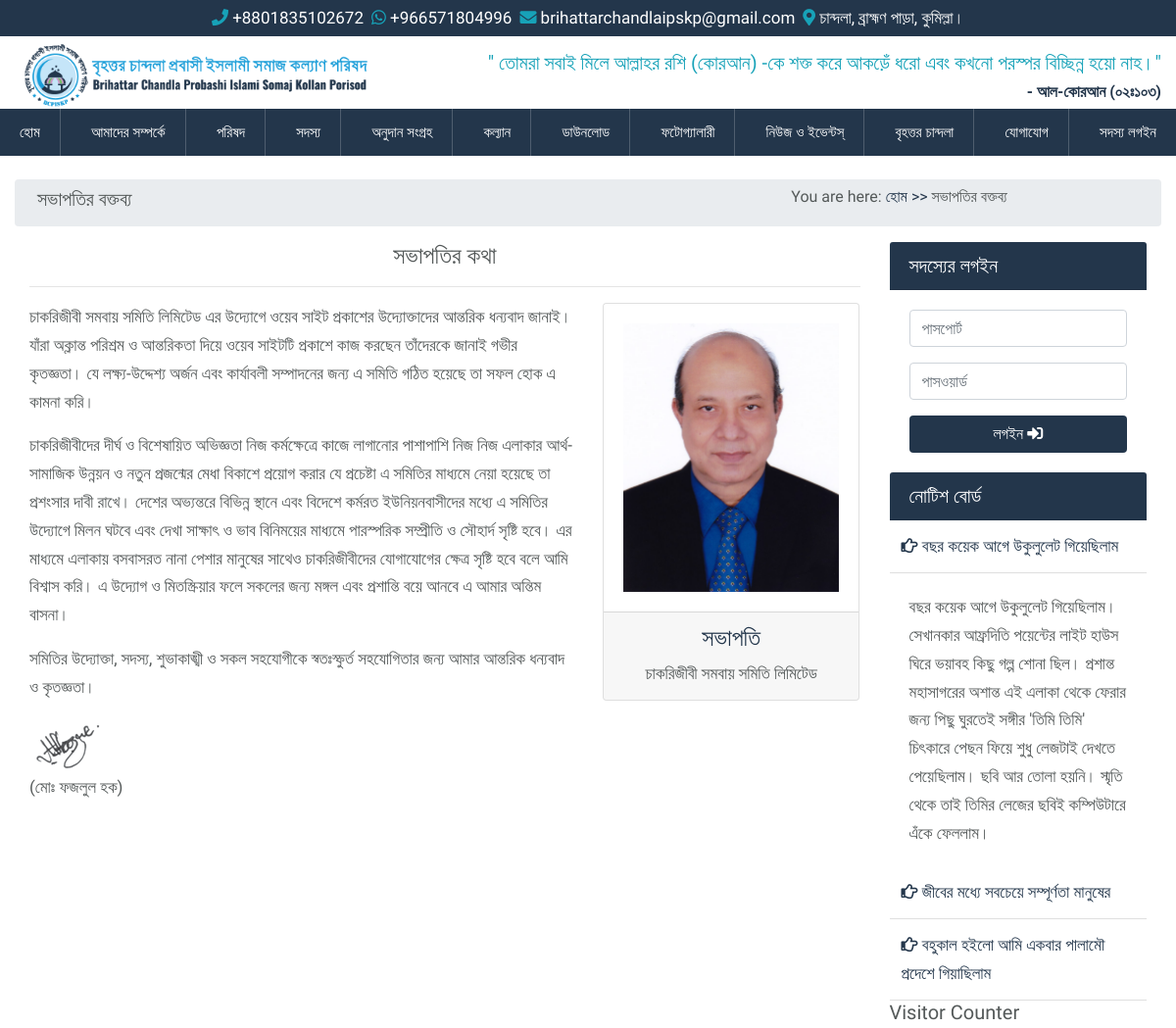
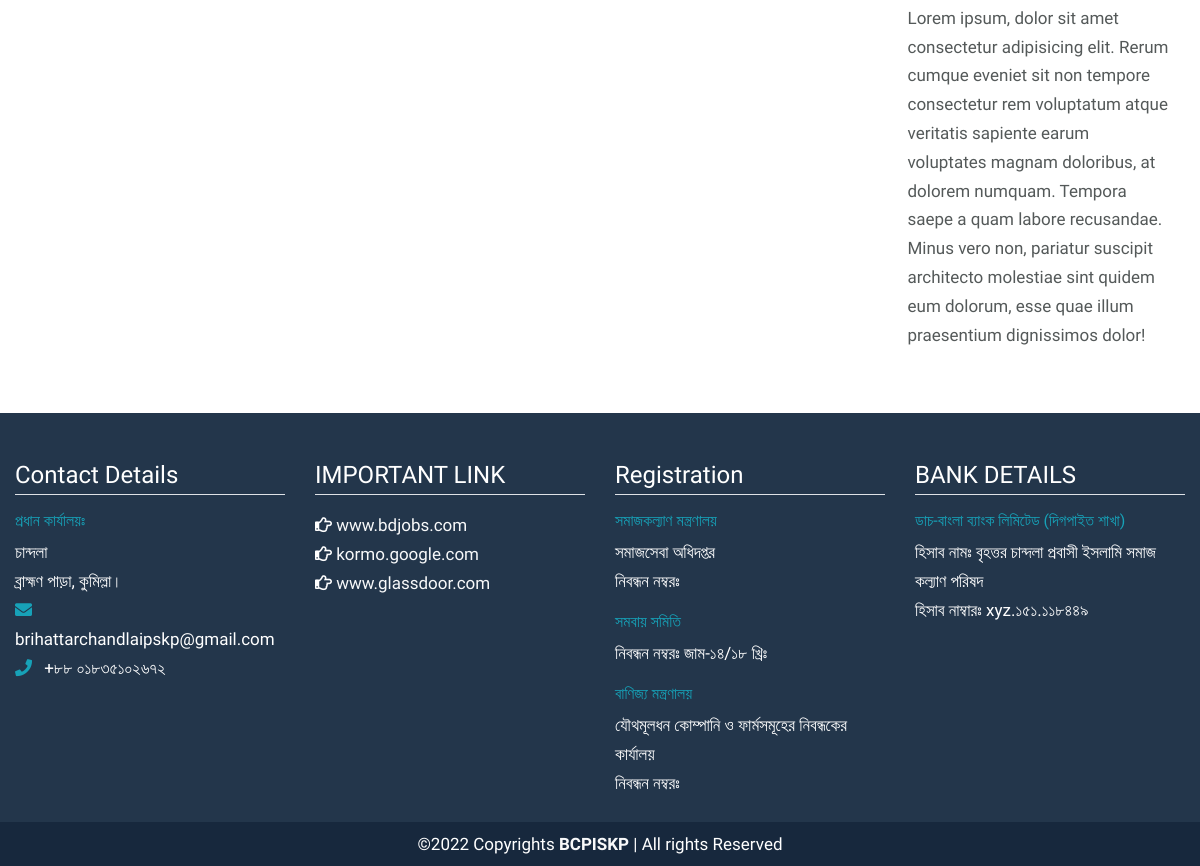
The app's page /president-speech with its own data (2 pictures, top to bottom).
### src/models.py (models this page shows, shortened)
class Notice(models.Model):
    title = models.CharField(max_length=255, blank=True, null=True)
    description = models.TextField(null=True, blank=True)
    is_active = models.BooleanField(default=True, blank=True, null=True)
    created_at = models.DateTimeField(auto_now_add=True)
    updated_at = models.DateTimeField(auto_now=True)

### src/views.py (the view)
# urls.py: path("president-speech", president_speech, name="president_speech"),
def president_speech(request):
    context = {}
    return render(request, "pages/about-us/president_speech.html", context)

### src/context_processors.py (called while the page is built)
def get_notice(request):
    notices = Notice.objects.filter(is_active=True).order_by("-id")
    return {"notices": notices}

### templates/pages/about-us/president_speech.html (shortened to what this page needs)
{% extends 'base.html' %}
{% load static %}
{% block content %}
<div class="container-fluid">
    <div class="row breadcrumb p-2">
        <div class="col-md-8">
            <h5>সভাপতির বক্তব্য</h5>
        </div>
        <div class="col-md-4">
            <h6>You are here: <a href="{% url 'home' %}">হোম >></a> সভাপতির বক্তব্য</h6>
        </div>
    </div>
    <div class="row">
        <div class="intro-main col-md-9">
            <h4 class="text-center">সভাপতির কথা</h4>
            <hr>
            <div class="row">
                <div class="col-md-8">
                    <p>
                        চাকরিজীবী সমবায় সমিতি লিমিটেড এর উদ্যোগে ওয়েব সাইট প্রকাশের উদ্যোক্তাদের আন্তরিক ধন্যবাদ জানাই।
                        যাঁরা
                        অক্লান্ত পরিশ্রম ও আন্তরিকতা দিয়ে ওয়েব সাইটটি প্রকাশে কাজ করছেন তাঁদেরকে জানাই গভীর কৃতজ্ঞতা। যে
                        লক্ষ্য-উদ্দেশ্য অর্জন এবং কার্যাবলী সম্পাদনের জন্য এ সমিতি গঠিত হয়েছে তা সফল হোক এ কামনা করি।
                    </p>
                    <p>
                        চাকরিজীবীদের দীর্ঘ ও বিশেষায়িত অভিজ্ঞতা নিজ কর্মক্ষেত্রে কাজে লাগানোর পাশাপাশি নিজ নিজ এলাকার
                        আর্থ-সামাজিক উন্নয়ন ও নতুন প্রজন্মের মেধা বিকাশে প্রয়োগ করার যে প্রচেষ্টা এ সমিতির মাধ্যমে নেয়া
                        হয়েছে তা
                        প্রশংসার দাবী রাখে। দেশের অভ্যন্তরে বিভিন্ন স্থানে এবং বিদেশে কর্মরত ইউনিয়নবাসীদের মধ্যে এ
                        সমিতির
                        উদ্যোগে মিলন ঘটবে এবং দেখা সাক্ষাৎ ও ভাব বিনিময়ের মাধ্যমে পারস্পরিক সম্প্রীতি ও সৌহার্দ সৃষ্টি
                        হবে। এর
                        মাধ্যমে এলাকায় বসবাসরত নানা পেশার মানুষের সাথেও চাকরিজীবীদের যোগাযোগের ক্ষেত্র সৃষ্টি হবে বলে
                        আমি
                        বিশ্বাস করি। এ উদ্যোগ ও মিতস্ক্রিয়ার ফলে সকলের জন্য মঙ্গল এবং প্রশান্তি বয়ে আনবে এ আমার অন্তিম
                        বাসনা।
                    </p>
                    <p>
                        সমিতির উদ্যোক্তা, সদস্য, শুভাকাঙ্খী ও সকল সহযোগীকে স্বতঃস্ফুর্ত সহযোগিতার জন্য আমার আন্তরিক
                        ধন্যবাদ ও
                        কৃতজ্ঞতা।
                    </p>
                    <img src="{% static 'img/presidents_sign.png' %}" alt="মোঃ ফজলুল হক">
                    <p>(মোঃ ফজলুল হক)</p>
                </div>
                <div class="col-md-4">
                    <div class="card">
                        <div class="card-body">
                            <img class="img-fluid" src="{% static 'img/president.jpg' %}" alt="মোঃ ফজলুল হক">
                        </div>
                        <div class="card-footer text-center">
                            <h4 class="text-blue">সভাপতি</h4>
                            চাকরিজীবী সমবায় সমিতি লিমিটেড
                        </div>
                    </div>
                </div>
            </div>
        </div>
        <div class="intro-right col-md-3">
            <div class="member-login">
                {% include "snippets/member_login.html" %}
            </div>
            <div class="notice-board">
                {% include "snippets/notice_board.html" %}
            </div>
            <div class="visitor-count">
                {% include "snippets/visitor_count.html" %}
            </div>
        </div>
    </div>
</div>
{% endblock content %}

### templates/snippets/notice_board.html
<div class="card border-0">
  <h5 class="card-header bg-blue">নোটিশ বোর্ড</h5>
  <div class="card-body p-0 accordion" id="accordionExample">
    {% for notice in notices %}
    <div class="card border-0">
      <div class="card-header p-1 bg-white" id="heading{{notice.id}}">
        <a href="" class="px-2 py-2 d-block" type="button" data-toggle="collapse" data-target="#collapse{{notice.id}}"
          aria-expanded="true" aria-controls="collapseOne">
          <i class="far fa-hand-point-right"></i> {{notice.title}}
        </a>
      </div>
      <div id="collapse{{notice.id}}" class="collapse {% if forloop.counter0 == 0 %} show {% endif %}"
        aria-labelledby="heading{{notice.id}}" data-parent="#accordionExample">
        <div class="card-body">
          {{notice.description}}
        </div>
      </div>
    </div>
    {% endfor %}
  </div>
</div>

### static/css/style_backup.css (style rules this page uses)
body { margin: 0; padding: 0; font-family: 'Baloo Da 2', cursive; font-size: 17px; line-height: 1.8rem; color: #545959; }

### static/css/main.css (style rules this page uses)
:root { --mainColor: #23364B; --darkBlue: #17283d; }
.bg-blue { color: #fff; background-color: var(--mainColor); }
.text-blue { color: var(--mainColor); }

### records on screen
Notice: title "বছর কয়েক আগে উকুলুলেট গিয়েছিলাম", description "বছর কয়েক আগে উকুলুলেট গিয়েছিলাম। সেখানকার আফ্রদিতি পয়েন্টের লাইট হাউস ঘিরে ভয়াবহ কিছু গল্প শোনা ছিল। প্রশান্ত মহাসাগরের অশান্ত এই এলাকা থেকে ফেরার জন্য পিছু ঘুরতেই সঙ্গীর 'তিমি তিমি' চিৎকারে পেছন ফিয়ে শুধু লেজটাই দেখতে পেয়েছিলাম। ছবি আর তোলা হয়নি। স্মৃতি থেকে তাই তিমির লেজের ছবিই কম্পিউটারে এঁকে ফেললাম।"
Notice: title "জীবের মধ্যে সবচেয়ে সম্পূর্ণতা মানুষের"
Notice: title "বহুকাল হইলো আমি একবার পালামৌ প্রদেশে গিয়াছিলাম"
